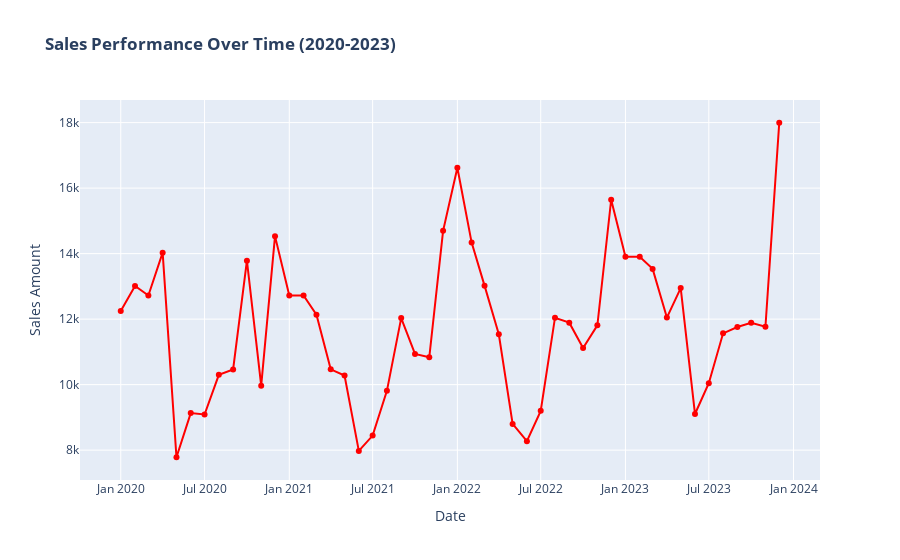

Notebook cell for this chart:
### Code cell
# Plotly Interactive Version
fig = px.line(
    sales_data, 
    x="Date", 
    y="SalesAmount",
    title='<b>Sales Performance Over Time (2020-2023)</b>',
    labels={'SalesAmount': 'Sales Amount'},
    markers=True
)
# change color of line
fig.update_traces(line_color='red')

fig.show()

### Figure 1 — Plotly figure (JSON) as saved in the notebook; plotly's stock layout.template omitted (floating-point values rounded to 4 significant figures)
{"data": [{"hovertemplate": "Date=%{x}<br>Sales Amount=%{y}<extra></extra>", "legendgroup": "", "line": {"color": "red", "dash": "solid"}, "marker": {"symbol": "circle"}, "mode": "lines+markers", "name": "", "orientation": "v", "showlegend": false, "type": "scatter", "x": ["2020-01-01T00:00:00", "2020-02-01T00:00:00", "2020-03-01T00:00:00", "2020-04-01T00:00:00", "2020-05-01T00:00:00", "2020-06-01T00:00:00", "2020-07-01T00:00:00", "2020-08-01T00:00:00", "2020-09-01T00:00:00", "2020-10-01T00:00:00", "2020-11-01T00:00:00", "2020-12-01T00:00:00", "2021-01-01T00:00:00", "2021-02-01T00:00:00", "2021-03-01T00:00:00", "2021-04-01T00:00:00", "2021-05-01T00:00:00", "2021-06-01T00:00:00", "2021-07-01T00:00:00", "2021-08-01T00:00:00", "2021-09-01T00:00:00", "2021-10-01T00:00:00", "2021-11-01T00:00:00", "2021-12-01T00:00:00", "2022-01-01T00:00:00", "2022-02-01T00:00:00", "2022-03-01T00:00:00", "2022-04-01T00:00:00", "2022-05-01T00:00:00", "2022-06-01T00:00:00", "2022-07-01T00:00:00", "2022-08-01T00:00:00", "2022-09-01T00:00:00", "2022-10-01T00:00:00", "2022-11-01T00:00:00", "2022-12-01T00:00:00", "2023-01-01T00:00:00", "2023-02-01T00:00:00", "2023-03-01T00:00:00", "2023-04-01T00:00:00", "2023-05-01T00:00:00", "2023-06-01T00:00:00", "2023-07-01T00:00:00", "2023-08-01T00:00:00", "2023-09-01T00:00:00", "2023-10-01T00:00:00", "2023-11-01T00:00:00", "2023-12-01T00:00:00"], "xaxis": "x", "y": [12248, 13011, 12722, 14030, 7783, 9131, 9089, 10300, 10464, 13786, 9969, 14534, 12720, 12724, 12136, 10468, 10279, 7976, 8445, 9810, 12031, 10937, 10834, 14696, 16623, 14336, 13023, 11537, 8800, 8273, 9199, 12043, 11892, 11121, 11812, 15645, 13904, 13901, 13534, 12048, 12949, 9104, 10042, 11566, 11759, 11890, 11770, 17996], "yaxis": "y"}], "layout": {"legend": {"tracegroupgap": 0}, "title": {"text": "<b>Sales Performance Over Time (2020-2023)</b>"}, "xaxis": {"anchor": "y", "domain": [0, 1], "title": {"text": "Date"}}, "yaxis": {"anchor": "x", "domain": [0, 1], "title": {"text": "Sales Amount"}}}}
